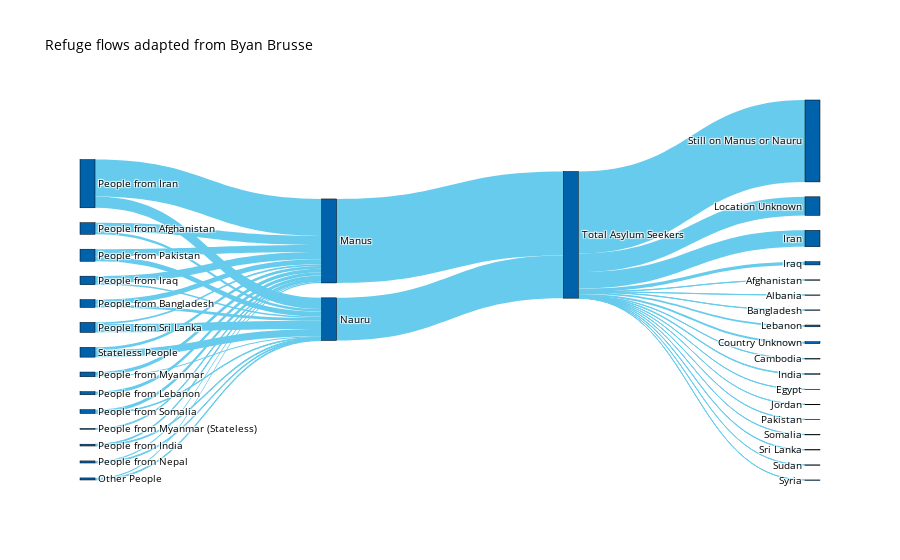

Source (notebook cell):
### Code cell
fig = go.Figure(data=[go.Sankey(
    node = dict(
      pad = 15,
      thickness = 15,
      color=nav.sequential.navLysBlaMorkBla[6],
      line = dict(color = "black", width = 0.5),
      label =  sankey_nodes
    ),
    link = dict(
      color=nav.sequential.navLysBlaMorkBla[0],
      source =  sankey_source,
      target =  sankey_target,
      value =  sankey_value
  ))],layout=dict(title_text="Refuge flows adapted from <a href='http://www.bryanbrussee.com/sankey.html'>Byan Brusse</a>",
                  font_size=10))
fig.show()

### Figure 1 — Plotly figure (JSON) as saved in the notebook; plotly's stock layout.template omitted (floating-point values rounded to 4 significant figures)
{"data": [{"link": {"color": "#66cbec", "source": [0, 1, 2, 3, 4, 5, 6, 7, 8, 9, 10, 11, 12, 13, 0, 1, 2, 3, 4, 6, 8, 9, 10, 11, 12, 13, 14, 15, 16, 16, 16, 16, 16, 16, 16, 16, 16, 16, 16, 16, 16, 16, 16, 16, 16, 16], "target": [14, 14, 14, 14, 14, 14, 14, 14, 14, 14, 14, 14, 14, 14, 15, 15, 15, 15, 15, 15, 15, 15, 15, 15, 15, 15, 16, 16, 17, 18, 19, 20, 21, 22, 23, 24, 25, 26, 27, 28, 29, 30, 31, 32, 33, 34], "value": ["135", "74", "13", "548", "106", "46", "53", "13", "19", "105", "48", "27", "41", "18", "37", "42", "14", "167", "21", "17", "12", "74", "9", "123", "104", "13", "1246", "633", "3", "1", "4", "4", "2", "9", "244", "48", "1", "26", "4", "3", "6", "3", "1", "29", "1215", "276"]}, "node": {"color": "#0062aa", "label": ["People from Afghanistan", "People from Bangladesh", "People from India", "People from Iran", "People from Iraq", "People from Lebanon", "People from Myanmar", "People from Myanmar (Stateless)", "People from Nepal", "People from Pakistan", "People from Somalia", "People from Sri Lanka", "Stateless People", "Other People", "Manus", "Nauru", "Total Asylum Seekers", "Afghanistan", "Albania", "Bangladesh", "Cambodia", "Egypt", "India", "Iran", "Iraq", "Jordan", "Lebanon", "Pakistan", "Somalia", "Sri Lanka", "Sudan", "Syria", "Country Unknown", "Still on Manus or Nauru", "Location Unknown"], "line": {"color": "black", "width": 0.5}, "pad": 15, "thickness": 15}, "type": "sankey"}], "layout": {"font": {"size": 10}, "title": {"text": "Refuge flows adapted from <a href='http://www.bryanbrussee.com/sankey.html'>Byan Brusse</a>"}}}
